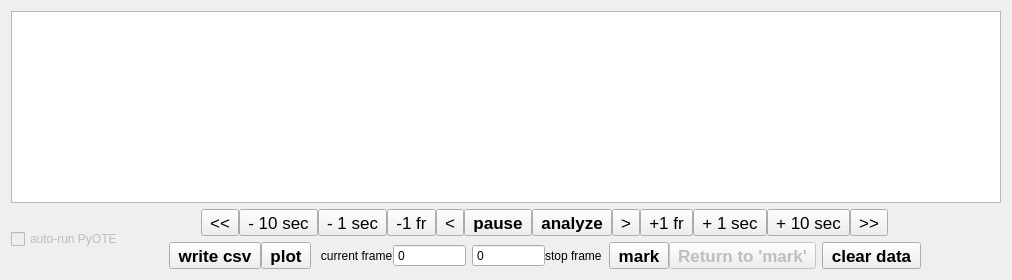
           <widget class="QWidget" name="layoutWidget_10">
            <layout class="QVBoxLayout" name="verticalLayout_64">
             <item>
              <widget class="ImageView" name="frameView">
               <property name="sizePolicy">
                <sizepolicy hsizetype="Expanding" vsizetype="Expanding">
                 <horstretch>2</horstretch>
                 <verstretch>0</verstretch>
                </sizepolicy>
               </property>
               <property name="toolTip">
                <string/>
               </property>
              </widget>
             </item>
             <item>
              <layout class="QHBoxLayout" name="horizontalLayout_94">
               <item>
                <widget class="QCheckBox" name="runPyote">
                 <property name="enabled">
                  <bool>false</bool>
                 </property>
                 <property name="toolTip">
                  <string>&lt;html&gt;&lt;head/&gt;&lt;body&gt;&lt;p&gt;If PyOTE is installed on your machine, this checkbox will be enabled, otherwise it will remain disabled.&lt;/p&gt;&lt;p&gt;If this box is checked, when a new csv file has been written, PyOTE will be automatically started and will read the newly created csv file.&lt;/p&gt;&lt;/body&gt;&lt;/html&gt;</string>
                 </property>
                 <property name="text">
                  <string>auto-run PyOTE</string>
                 </property>
                </widget>
               </item>
               <item>
                <layout class="QVBoxLayout" name="verticalLayout_65">
                 <item>
                  <layout class="QHBoxLayout" name="horizontalLayout_95">
                   <item>
                    <layout class="QHBoxLayout" name="horizontalLayout_96">
                     <property name="spacing">
                      <number>0</number>
                     </property>
                     <item>
                      <widget class="QToolButton" name="transportMaxLeft">
                       <property name="font">
                        <font>
                         <pointsize>13</pointsize>
                        </font>
                       </property>
                       <property name="toolTip">
                        <string>Jump to frame 0</string>
                       </property>
                       <property name="text">
                        <string>&lt;&lt;</string>
                       </property>
                       <property name="toolButtonStyle">
                        <enum>Qt::ToolButtonTextOnly</enum>
                       </property>
                      </widget>
                     </item>
                     <item>
                      <widget class="QToolButton" name="transportBigLeft">
                       <property name="font">
                        <font>
                         <pointsize>13</pointsize>
                        </font>
                       </property>
                       <property name="toolTip">
                        <string>&lt;html&gt;&lt;head/&gt;&lt;body&gt;&lt;p&gt;Jump left 10 seconds (if avi in use) or 200 frames (if FITS file in use).&lt;/p&gt;&lt;/body&gt;&lt;/html&gt;</string>
                       </property>
                       <property name="text">
                        <string>- 10 sec</string>
                       </property>
                      </widget>
                     </item>
                     <item>
                      <widget class="QToolButton" name="transportSmallLeft">
                       <property name="font">
                        <font>
                         <pointsize>13</pointsize>
                        </font>
                       </property>
                       <property name="toolTip">
                        <string>&lt;html&gt;&lt;head/&gt;&lt;body&gt;&lt;p&gt;Jump left 1 second (if avi in use) or 25 frames (if FITS file in use).&lt;/p&gt;&lt;/body&gt;&lt;/html&gt;</string>
                       </property>
                       <property name="text">
                        <string>- 1 sec</string>
                       </property>
                      </widget>
                     </item>
                     <item>
                      <widget class="QToolButton" name="transportMinusOneFrame">
                       <property name="font">
                        <font>
                         <pointsize>13</pointsize>
                        </font>
                       </property>
                       <property name="toolTip">
                        <string>&lt;html&gt;&lt;head/&gt;&lt;body&gt;&lt;p&gt;Move left 1 frame&lt;/p&gt;&lt;/body&gt;&lt;/html&gt;</string>
                       </property>
                       <property name="text">
                        <string>-1 fr</string>
                       </property>
                       <property name="autoRepeat">
                        <bool>true</bool>
                       </property>
                      </widget>
                     </item>
                     <item>
                      <widget class="QToolButton" name="transportPlayLeft">
                       <property name="font">
                        <font>
                         <pointsize>13</pointsize>
                        </font>
                       </property>
                       <property name="toolTip">
                        <string>&lt;html&gt;&lt;head/&gt;&lt;body&gt;&lt;p&gt;Play the file continuously to the left (earlier in time). No data is recorded during 'play'. You must click &lt;span style=&quot; font-weight:600; color:#fc0107;&quot;&gt;analyze&lt;/span&gt; in order to have data recorded.&lt;/p&gt;&lt;/body&gt;&lt;/html&gt;</string>
                       </property>
                       <property name="text">
                        <string>&lt;</string>
                       </property>
                      </widget>
                     </item>
                     <item>
                      <widget class="QToolButton" name="transportPause">
                       <property name="minimumSize">
                        <size>
                         <width>0</width>
                         <height>0</height>
                        </size>
                       </property>
                       <property name="font">
                        <font>
                         <pointsize>13</pointsize>
                         <weight>75</weight>
                         <bold>true</bold>
                        </font>
                       </property>
                       <property name="toolTip">
                        <string>&lt;html&gt;&lt;head/&gt;&lt;body&gt;&lt;p&gt;Pause an analysis (light curve extraction) that is in progress.&lt;/p&gt;&lt;/body&gt;&lt;/html&gt;</string>
                       </property>
                       <property name="text">
                        <string>pause</string>
                       </property>
                      </widget>
                     </item>
                     <item>
                      <widget class="QToolButton" name="transportAnalyze">
                       <property name="font">
                        <font>
                         <pointsize>13</pointsize>
                         <weight>75</weight>
                         <bold>true</bold>
                        </font>
                       </property>
                       <property name="toolTip">
                        <string>&lt;html&gt;&lt;head/&gt;&lt;body&gt;&lt;p&gt;Advance frame by frame from &lt;span style=&quot; font-weight:600; color:#fc0107;&quot;&gt;cur frame&lt;/span&gt; up to (or down to) &lt;span style=&quot; font-weight:600; color:#fc0107;&quot;&gt;stop frame&lt;/span&gt;, tracking and recording aperture data for plots and csv export. I.e., generate the light curve data.&lt;/p&gt;&lt;/body&gt;&lt;/html&gt;</string>
                       </property>
                       <property name="text">
                        <string>analyze</string>
                       </property>
                      </widget>
                     </item>
                     <item>
                      <widget class="QToolButton" name="transportPlayRight">
                       <property name="font">
                        <font>
                         <pointsize>13</pointsize>
                        </font>
                       </property>
                       <property name="toolTip">
                        <string>&lt;html&gt;&lt;head/&gt;&lt;body&gt;&lt;p&gt;Play the file to the right (forward in time). No data is recorded during 'play'. You must click &lt;span style=&quot; font-weight:600; color:#fc0107;&quot;&gt;analyze&lt;/span&gt; in order to have data recorded.&lt;/p&gt;&lt;/body&gt;&lt;/html&gt;</string>
                       </property>
                       <property name="text">
                        <string>&gt;</string>
                       </property>
                      </widget>
                     </item>
                     <item>
                      <widget class="QToolButton" name="transportPlusOneFrame">
                       <property name="font">
                        <font>
                         <pointsize>13</pointsize>
                        </font>
                       </property>
                       <property name="toolTip">
                        <string>&lt;html&gt;&lt;head/&gt;&lt;body&gt;&lt;p&gt;Move right 1 frame&lt;/p&gt;&lt;/body&gt;&lt;/html&gt;</string>
                       </property>
                       <property name="text">
                        <string>+1 fr</string>
                       </property>
                       <property name="autoRepeat">
                        <bool>true</bool>
                       </property>
                      </widget>
                     </item>
                     <item>
                      <widget class="QToolButton" name="transportSmallRight">
                       <property name="font">
                        <font>
                         <pointsize>13</pointsize>
                        </font>
                       </property>
                       <property name="toolTip">
                        <string>&lt;html&gt;&lt;head/&gt;&lt;body&gt;&lt;p&gt;Jump right 1 second (if avi in use) or 25 frames (if FITS file in use).&lt;/p&gt;&lt;/body&gt;&lt;/html&gt;</string>
                       </property>
                       <property name="text">
                        <string>+ 1 sec</string>
                       </property>
                      </widget>
                     </item>
                     <item>
                      <widget class="QToolButton" name="transportBigRight">
                       <property name="font">
                        <font>
                         <pointsize>13</pointsize>
                        </font>
                       </property>
                       <property name="toolTip">
                        <string>&lt;html&gt;&lt;head/&gt;&lt;body&gt;&lt;p&gt;Jump right 10 seconds (if avi in use) or 200 frames (if FITS file in use).&lt;/p&gt;&lt;/body&gt;&lt;/html&gt;</string>
                       </property>
                       <property name="text">
                        <string>+ 10 sec</string>
                       </property>
                      </widget>
                     </item>
                     <item>
                      <widget class="QToolButton" name="transportMaxRight">
                       <property name="font">
                        <font>
                         <pointsize>13</pointsize>
                        </font>
                       </property>
                       <property name="toolTip">
                        <string>&lt;html&gt;&lt;head/&gt;&lt;body&gt;&lt;p&gt;Jump to last frame.&lt;/p&gt;&lt;p&gt;In addition, set &lt;span style=&quot; font-weight:600; color:#fc0107;&quot;&gt;stop frame&lt;/span&gt; to the frame number of the last frame.&lt;/p&gt;&lt;/body&gt;&lt;/html&gt;</string>
                       </property>
                       <property name="text">
                        <string>&gt;&gt;</string>
                       </property>
                      </widget>
                     </item>
                    </layout>
                   </item>
                  </layout>
                 </item>
                 <item>
                  <layout class="QHBoxLayout" name="horizontalLayout_97">
                   <item>
                    <layout class="QHBoxLayout" name="horizontalLayout_98">
                     <property name="spacing">
                      <number>0</number>
                     </property>
                     <item>
                      <spacer name="horizontalSpacer_100">
                       <property name="orientation">
                        <enum>Qt::Horizontal</enum>
                       </property>
                       <property name="sizeHint" stdset="0">
                        <size>
                         <width>40</width>
                         <height>20</height>
                        </size>
                       </property>
                      </spacer>
                     </item>
                     <item>
                      <widget class="QToolButton" name="transportCsv">
                       <property name="font">
                        <font>
                         <pointsize>13</pointsize>
                         <weight>75</weight>
                         <bold>true</bold>
                        </font>
                       </property>
                       <property name="toolTip">
                        <string>&lt;html&gt;&lt;head/&gt;&lt;body&gt;&lt;p&gt;Clicking this button opens a Save File dialog. Use this dialog to name and, optionally select the directory where you wish the csv file to be written. The default directory is the directory from which the video data was read.&lt;/p&gt;&lt;p&gt;A set of columns is created for each aperture with the column naming incorporating the aperture name for identification.&lt;/p&gt;&lt;p&gt;Hopefully you named each aperture in a logical manner. While there is an automatic unique name given to each aperture at creation time, providing user-friendly aperture names will help greatly in identifying the csv file columns.&lt;/p&gt;&lt;p&gt;Apertures can be renamed at any time without losing any data, so please make use of this feature: it will make consumers of your csv file happy.&lt;/p&gt;&lt;/body&gt;&lt;/html&gt;</string>
                       </property>
                       <property name="text">
                        <string>write csv</string>
                       </property>
                      </widget>
                     </item>
                     <item>
                      <widget class="QToolButton" name="transportPlot">
                       <property name="font">
                        <font>
                         <pointsize>13</pointsize>
                         <weight>75</weight>
                         <bold>true</bold>
                        </font>
                       </property>
                       <property name="toolTip">
                        <string>&lt;html&gt;&lt;head/&gt;&lt;body&gt;&lt;p&gt;Clicking this button triggers the production of a set of plots that provides a visual summary of the aperture data collected.  Note the &lt;span style=&quot; font-weight:600; color:#fc0107;&quot;&gt;cascade&lt;/span&gt; checkbox that controls whether these plots are done on top of each other (exactly aligned with each other) or spread like a deck of cards (cascased).&lt;/p&gt;&lt;p&gt;These plots make use of the name that you have assigned to each aperture (you did do that didn't you?). While there is an automatic unique name given to each aperture at creation time, providing user-friendly aperture names will help greatly in identifying the plots and is particularly useful in identifying csv file columns.&lt;/p&gt;&lt;p&gt;Apertures can be renamed at any time without losing any data, so please make use of this feature: it will make consumers of your lightcurves happy.&lt;/p&gt;&lt;p&gt;A composite plot is produced that contains the lightcurves for all of the apertures on a single plot.&lt;/p&gt;&lt;p&gt;Then a plot for each individual aperture is produced. This plot has two parts: a large 'signal intensity' suplot at the top and a smaller 'number of mask pixels' subplot at the bottom.&lt;/p&gt;&lt;p&gt;In the individual plots a symbol code is used to indicate when a default mask was used. Instead of a colored circle for signal intensity, a black triangle is used instead to indicate that the mask used in measuring this point's intensity was not computed from the image but was instead a 'default' of some kind.&lt;/p&gt;&lt;/body&gt;&lt;/html&gt;</string>
                       </property>
                       <property name="text">
                        <string>plot</string>
                       </property>
                      </widget>
                     </item>
                     <item>
                      <widget class="QLabel" name="transportCurrentFrameLabel">
                       <property name="toolTip">
                        <string>&lt;html&gt;&lt;head/&gt;&lt;body&gt;&lt;p&gt;This box shows the frame number of the currently displayed frame.&lt;/p&gt;&lt;p&gt;This will be the first frame whose data will be recorded when an analysis is started.&lt;/p&gt;&lt;/body&gt;&lt;/html&gt;</string>
                       </property>
                       <property name="layoutDirection">
                        <enum>Qt::RightToLeft</enum>
                       </property>
                       <property name="text">
                        <string>   current frame</string>
                       </property>
                      </widget>
                     </item>
                     <item>
                      <widget class="QSpinBox" name="currentFrameSpinBox">
                       <property name="sizePolicy">
                        <sizepolicy hsizetype="Fixed" vsizetype="Fixed">
                         <horstretch>0</horstretch>
                         <verstretch>0</verstretch>
                        </sizepolicy>
                       </property>
                       <property name="minimumSize">
                        <size>
                         <width>73</width>
                         <height>0</height>
                        </size>
                       </property>
                       <property name="layoutDirection">
                        <enum>Qt::RightToLeft</enum>
                       </property>
                       <property name="frame">
                        <bool>true</bool>
                       </property>
                       <property name="buttonSymbols">
                        <enum>QAbstractSpinBox::NoButtons</enum>
                       </property>
                       <property name="maximum">
                        <number>999999</number>
                       </property>
                      </widget>
                     </item>
                    </layout>
                   </item>
                   <item>
                    <layout class="QHBoxLayout" name="horizontalLayout_99">
                     <property name="spacing">
                      <number>0</number>
                     </property>
                     <item>
                      <widget class="QSpinBox" name="stopAtFrameSpinBox">
                       <property name="minimumSize">
                        <size>
                         <width>73</width>
                         <height>0</height>
                        </size>
                       </property>
                       <property name="layoutDirection">
                        <enum>Qt::RightToLeft</enum>
                       </property>
                       <property name="frame">
                        <bool>true</bool>
                       </property>
                       <property name="buttonSymbols">
                        <enum>QAbstractSpinBox::NoButtons</enum>
                       </property>
                       <property name="maximum">
                        <number>999999</number>
                       </property>
                      </widget>
                     </item>
                     <item>
                      <widget class="QLabel" name="transportStopAtFrameLabel">
                       <property name="toolTip">
                        <string>&lt;html&gt;&lt;head/&gt;&lt;body&gt;&lt;p&gt;This box sets the final frame processed during an analysis run (light curve extraction).&lt;/p&gt;&lt;p&gt;If the&lt;span style=&quot; font-weight:600; color:#fc0107;&quot;&gt; stop frame&lt;/span&gt; number is greater than the &lt;span style=&quot; font-weight:600; color:#fc0107;&quot;&gt;cur frame&lt;/span&gt; number, analysis proceeds in that direction and the data will include that of the stop frame.&lt;/p&gt;&lt;p&gt;If the &lt;span style=&quot; font-weight:600; color:#fc0107;&quot;&gt;stop frame&lt;/span&gt; number is less than the &lt;span style=&quot; font-weight:600; color:#fc0107;&quot;&gt;cur frame&lt;/span&gt; number, analysis proceeds backwards (toward earlier time) and stops one frame before the given stop at frame. This is to facilate building a light curve by analyzing both forward and backward in time.&lt;/p&gt;&lt;/body&gt;&lt;/html&gt;</string>
                       </property>
                       <property name="text">
                        <string>stop frame</string>
                       </property>
                      </widget>
                     </item>
                     <item>
                      <widget class="QLabel" name="label_9">
                       <property name="text">
                        <string/>
                       </property>
                      </widget>
                     </item>
                     <item>
                      <widget class="QToolButton" name="transportMark">
                       <property name="font">
                        <font>
                         <pointsize>13</pointsize>
                         <weight>75</weight>
                         <bold>true</bold>
                        </font>
                       </property>
                       <property name="toolTip">
                        <string>&lt;html&gt;&lt;head/&gt;&lt;body&gt;&lt;p&gt;After a new video is loaded, when the first 'analysis' run is started, the number and positions of the apertures present at that time are automatically 'remembered' ('marked'). &lt;/p&gt;&lt;p&gt;This is very helpful if the starfield moves in a substantial way and yet you have a need to start over. A direct jump to the beginning would usually lose tracking and the apertures would need to be repositioned. But PyMovie 'remembers' the aperture and frame number setup so that with a click on the &lt;span style=&quot; font-weight:600; color:#fc0107;&quot;&gt;Return to 'mark'&lt;/span&gt; button in the transport button array under the image, you can jump back and start over without the need to reset the aperture positions.&lt;/p&gt;&lt;p&gt;Because that 'remembering' is automatic, this will likely be a seldom used button.&lt;/p&gt;&lt;p&gt;But if there is a need to override the automatic 'mark', this button is the one to push.&lt;/p&gt;&lt;p&gt;Note that &lt;span style=&quot; font-weight:600; color:#fc0107;&quot;&gt;ONLY&lt;/span&gt; the aperture count and positions are 'remembered', not the accumulated data or any other property change that you may have instituted during the run (like a threshold change or change in default mask, etc). Therefore, be sure to click on the &lt;span style=&quot; font-weight:600; color:#fc0107;&quot;&gt;Clear aperture data&lt;/span&gt; button before resuming.&lt;/p&gt;&lt;p&gt;Note: a 'marked' position is &lt;span style=&quot; font-weight:600; color:#fc0107;&quot;&gt;NOT&lt;/span&gt; remembered between runs. Use the &lt;span style=&quot; font-weight:600; color:#fc0107;&quot;&gt;Save aperture group&lt;/span&gt; button if it is desired to have an aperture group/constellation be 'sticky'.&lt;/p&gt;&lt;/body&gt;&lt;/html&gt;</string>
                       </property>
                       <property name="text">
                        <string>mark</string>
                       </property>
                      </widget>
                     </item>
                     <item>
                      <widget class="QToolButton" name="transportReturnToMark">
                       <property name="enabled">
                        <bool>false</bool>
                       </property>
                       <property name="font">
                        <font>
                         <pointsize>13</pointsize>
                         <weight>75</weight>
                         <bold>true</bold>
                        </font>
                       </property>
                       <property name="toolTip">
                        <string>&lt;html&gt;&lt;head/&gt;&lt;body&gt;&lt;p&gt;Return to the aperture constellation position present when either the first 'analysis' was started, or when the &lt;span style=&quot; font-weight:600; color:#fc0107;&quot;&gt;mark&lt;/span&gt; button was clicked (to override the normal automatic position recording).&lt;/p&gt;&lt;p&gt;The frame number is set as well.&lt;/p&gt;&lt;/body&gt;&lt;/html&gt;</string>
                       </property>
                       <property name="text">
                        <string>Return to 'mark'</string>
                       </property>
                      </widget>
                     </item>
                    </layout>
                   </item>
                   <item>
                    <widget class="QToolButton" name="transportClearData">
                     <property name="font">
                      <font>
                       <pointsize>13</pointsize>
                       <weight>75</weight>
                       <bold>true</bold>
                      </font>
                     </property>
                     <property name="toolTip">
                      <string>&lt;html&gt;&lt;head/&gt;&lt;body&gt;&lt;p&gt;Clicking this button deletes all data that has been accumulated in the apertures. (The apertures are 'objects' with properties like color, location, threshold, and also hold the recorded data itself).&lt;/p&gt;&lt;p&gt;It is often the case that one will 'experiment' with the video by analyzing short stretches of it.&lt;/p&gt;&lt;p&gt;All of the data produced while in the 'analyze' state is accumulated, even when you do it piecemeal. This can cause data points to be recorded multiple times.&lt;/p&gt;&lt;p&gt;Best practice is, before starting a production by setting the starting and stopping frame numbers, that one clears any previous data.&lt;/p&gt;&lt;/body&gt;&lt;/html&gt;</string>
                     </property>
                     <property name="text">
                      <string>clear data</string>
                     </property>
                    </widget>
                   </item>
                   <item>
                    <spacer name="horizontalSpacer_101">
                     <property name="orientation">
                      <enum>Qt::Horizontal</enum>
                     </property>
                     <property name="sizeHint" stdset="0">
                      <size>
                       <width>40</width>
                       <height>20</height>
                      </size>
                     </property>
                    </spacer>
                   </item>
                  </layout>
                 </item>
                </layout>
               </item>
               <item>
                <spacer name="horizontalSpacer_102">
                 <property name="orientation">
                  <enum>Qt::Horizontal</enum>
                 </property>
                 <property name="sizeHint" stdset="0">
                  <size>
                   <width>40</width>
                   <height>20</height>
                  </size>
                 </property>
                </spacer>
               </item>
              </layout>
             </item>
            </layout>
           </widget>
